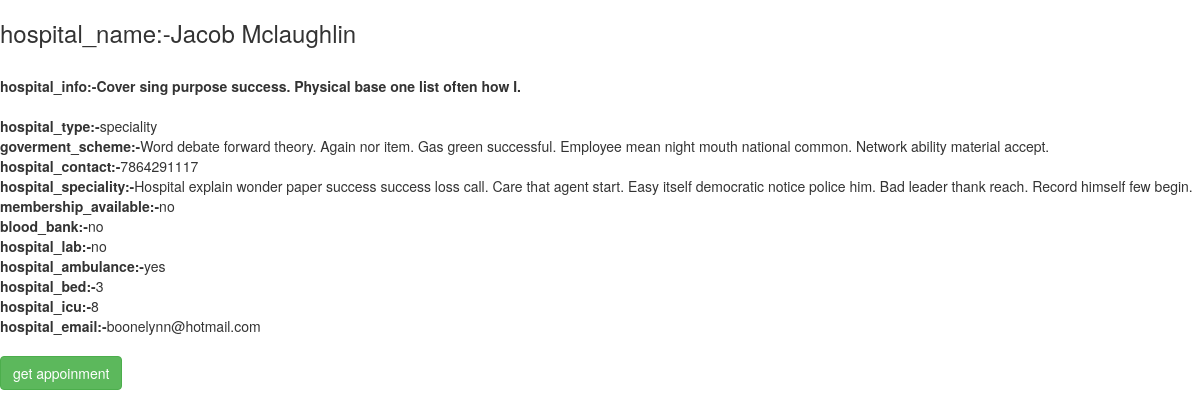
/hospital/list/1/, run on the app's committed database.
### hospitalapp/models.py (models this page shows, shortened)
class Hospital(models.Model):
    user_choice =(('multi-speciality','multispeciality'),('speciality','speciality'))
    choice = (('yes','yes'),('no','no'))
    hospital_name=models.CharField(max_length=50)
    hospital_address=models.CharField(max_length=50)
    hospital_info=models.TextField()
    hospital_type=models.CharField(max_length=20,choices=user_choice, default='multi-speciality')
    goverment_scheme=models.TextField()
    hospital_contact=models.IntegerField()
    hospital_speciality=models.TextField()
    membership_available=models.CharField(max_length=20,default='no',choices=choice)
    blood_bank=models.CharField(max_length=20,default='yes',choices=choice)
    hospital_lab=models.CharField(max_length=20,default='yes',choices=choice)
    hospital_ambulance=models.CharField(max_length=20,default='yes',choices=choice)
    hospital_bed=models.IntegerField()
    hospital_icu=models.IntegerField()
    hospital_email=models.EmailField(unique=True)
    hospital_password=models.CharField(max_length=50)

### hospitalapp/views.py (the view)
# urls.py: path('list/<int:pk>/',views.HospitalDetail.as_view(),name='detail'),
class HospitalDetail(DetailView):
    model=Hospital
    template_name = 'hospitalapp/hospital_detail.html'

### hospitalapp/templates/hospitalapp/hospital_detail.html (shortened to what this page needs)
<!DOCTYPE html>
<html lang="en" dir="ltr">
  <head>
    <link rel="stylesheet" href="https://maxcdn.bootstrapcdn.com/bootstrap/3.3.7/css/bootstrap.min.css">
  </head>
  <body>
    <b><h3>hospital_name:-{{hospital.hospital_name}}</h3><br></b>
    <b>hospital_info:-{{hospital.hospital_info}}<br><br></b>
    <b>hospital_type:-</b>{{hospital.hospital_type}}<br>
    <b>goverment_scheme:-</b>{{hospital.goverment_scheme}}<br>
    <b>hospital_contact:-</b>{{hospital.hospital_contact}}<br>
    <b>hospital_speciality:-</b>{{hospital.hospital_speciality}}<br>
    <b>membership_available:-</b>{{hospital.membership_available}}<br>
    <b>blood_bank:-</b>{{hospital.blood_bank}}<br>
    <b>hospital_lab:-</b>{{hospital.hospital_lab}}<br>
    <b>hospital_ambulance:-</b>{{hospital.hospital_ambulance}}<br>
    <b>hospital_bed:-</b>{{hospital.hospital_bed}}<br>
    <b>hospital_icu:-</b>{{hospital.hospital_icu}}<br>
    <b>hospital_email:-</b>{{hospital.hospital_email}}<br><br>
    <a href="/patient/appoint/" class="btn btn-success">get appoinment</a>
  </body>
</html>

### data on the page
Hospital: hospital_name "Jacob Mclaughlin", hospital_info "Cover sing purpose success. Physical base one list often how I.", hospital_type "speciality", goverment_scheme "Word debate forward theory. Again nor item. Gas green successful. Employee mean night mouth national common. Network ability material accept.", hospital_contact "7864291117", hospital_speciality "Hospital explain wonder paper success success loss call. Care that agent start. Easy itself democratic notice police him. Bad leader thank reach. Record himself few begin.", membership_available "no", blood_bank "no", hospital_lab "no", hospital_ambulance "yes", hospital_bed "3", hospital_icu "8", hospital_email "boonelynn@hotmail.com"
